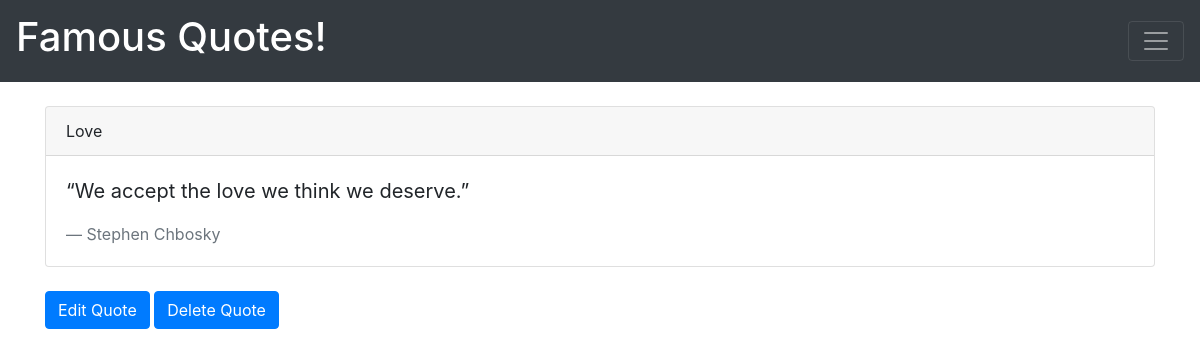
/7, run on the app's committed database.
### main/models.py (models this page shows, shortened)
class Post(models.Model):
    title = models.CharField(max_length=30)
    body = models.CharField(max_length=180)
    author=models.CharField(max_length=30)

### main/views.py (the view)
# urls.py: url(r'^(?P<id>\d+)$',viewQuote,name='viewQuote'),
def viewQuote(request,id=None):
	qs = get_object_or_404(Post, id=id)
	context={'qs':qs}
	return render(request,'viewQuote.html',{'qs':qs})

### templates/viewQuote.html
{% extends 'base.html' %}
   {% block content %}
    <div class="container">
      <br>
        <div class="card">
      <div class="card-header">
        {{ qs.title }}
      </div>
      <div class="card-body">
        <blockquote class="blockquote mb-0">
          <p>    {{ qs.body }}</p>
          <footer class="blockquote-footer">{{ qs.author }} </footer>
        </blockquote>
      </div>
    </div><br>
        <a href="/{{qs.id}}/edit" class="btn btn-primary">Edit Quote</a>
        <a href="/{{qs.id}}/delete" class="btn btn-primary">Delete Quote</a>
       {% endblock %}

### data on the page
Post: title "Love", body "“We accept the love we think we deserve.”", author "Stephen Chbosky"
